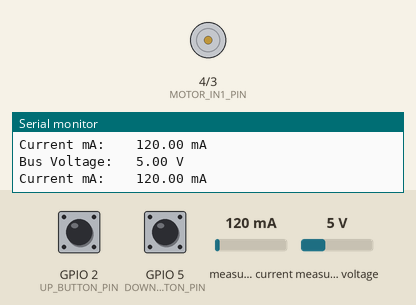
Simulated run of this program. Board: ESP32-C3. On the bench: motor-driver pin pairs drawn as motors (green arrow = first pin HIGH = forward, orange = second pin HIGH = backward, longer = more drive), the last lines printed to the serial monitor. Inputs (shaded band) come from the test bench; at power-on: GPIO 2 (UP_BUTTON_PIN) LOW, GPIO 5 (DOWN_BUTTON_PIN) LOW, measured current 120 mA, measured voltage 5 V.

Above: at 2.2 s.
2.3 s: GPIO 2 (UP_BUTTON_PIN) pulled HIGH for 0.15 s
At 3.3 s:
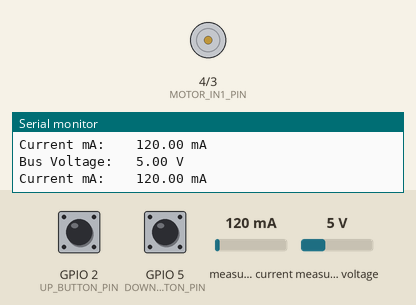
3.9 s: GPIO 5 (DOWN_BUTTON_PIN) pulled HIGH for 0.15 s
At 5.0 s:
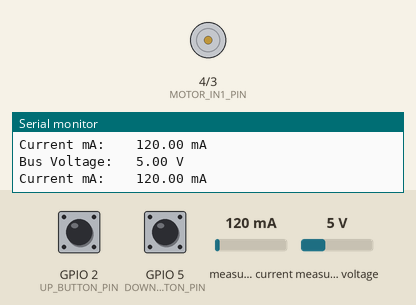
5.5 s: GPIO 5 (DOWN_BUTTON_PIN) pulled HIGH for 3.2 s
At 6.5 s:
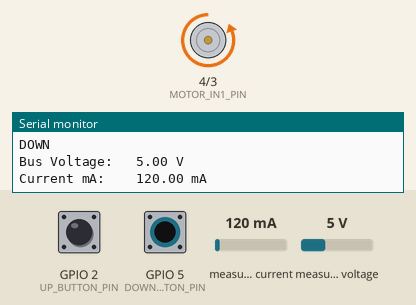
10.2 s: GPIO 2 (UP_BUTTON_PIN) pulled HIGH for 3.2 s
At 11.4 s:
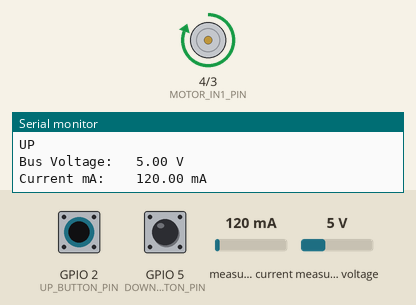
Timing chart, 0 to 14.9 s (numbered marks = the images above; inputs shaded):
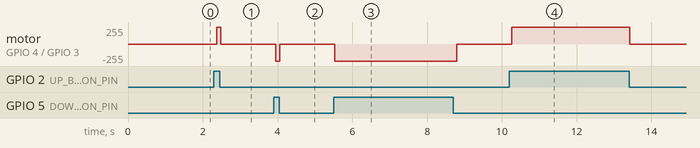

Measured:
- after the input at 2.3 s, motor on GPIO 4 (MOTOR_IN1_PIN) / GPIO 3 (MOTOR_IN2_PIN): stopped → forward 255/255 after 0.07 s, → stopped 0.11 s later
- after the input at 3.9 s, motor on GPIO 4 (MOTOR_IN1_PIN) / GPIO 3 (MOTOR_IN2_PIN): stopped → backward 255/255 after 0.05 s, → stopped 0.11 s later
- after the input at 5.5 s, motor on GPIO 4 (MOTOR_IN1_PIN) / GPIO 3 (MOTOR_IN2_PIN): stopped → backward 255/255 at once, → stopped 3.3 s later
- after the input at 10.2 s, motor on GPIO 4 (MOTOR_IN1_PIN) / GPIO 3 (MOTOR_IN2_PIN): stopped → forward 255/255 after 0.07 s, → stopped 3.2 s later

The program:

main.cpp
```cpp
#include <Arduino.h>
#include <Wire.h>
#include <Adafruit_INA219.h>

// Button pins
#define UP_BUTTON_PIN 2
#define DOWN_BUTTON_PIN 5

// Motor pins
#define MOTOR_IN1_PIN 4
#define MOTOR_IN2_PIN 3
#define MOTOR_PWM_CHANNEL1 0
#define MOTOR_PWM_CHANNEL2 1

// INA219 pins
#define INA219_SDA_PIN 6
#define INA219_SCL_PIN 7

bool motorStalled = false;
Adafruit_INA219 ina219;

enum MotorDirection {
  UP,
  DOWN,
  COAST,
  BREAK,
};

void setMotor(byte speed, MotorDirection direction) {
  if (speed < 0) {
    speed = 0;
  }
  if (speed > 255) {
    speed = 255;
  }
  switch (direction) {
    case UP:
      ledcWrite(MOTOR_PWM_CHANNEL1, speed);
      ledcWrite(MOTOR_PWM_CHANNEL2, 0);
      break;
    case DOWN:
      ledcWrite(MOTOR_PWM_CHANNEL2, speed);
      ledcWrite(MOTOR_PWM_CHANNEL1, 0);
      break;
    case COAST:
      ledcWrite(MOTOR_PWM_CHANNEL1, 0);
      ledcWrite(MOTOR_PWM_CHANNEL2, 0);
      break;
    case BREAK:
      ledcWrite(MOTOR_PWM_CHANNEL1, 255);
      ledcWrite(MOTOR_PWM_CHANNEL2, 255);
      break;
  }
}


void setup() {
  // Initialize serial communication
  Serial.begin(115200);
  while (!Serial) {
    delay(10);
  }
  // Initialize pins
  pinMode(UP_BUTTON_PIN, INPUT);
  pinMode(DOWN_BUTTON_PIN, INPUT);
  pinMode(MOTOR_IN1_PIN, OUTPUT);
  pinMode(MOTOR_IN2_PIN, OUTPUT);
  ledcSetup(MOTOR_PWM_CHANNEL1, 2000, 8);
  ledcSetup(MOTOR_PWM_CHANNEL2, 2000, 8);
  ledcAttachPin(MOTOR_IN1_PIN, MOTOR_PWM_CHANNEL1);
  ledcAttachPin(MOTOR_IN2_PIN, MOTOR_PWM_CHANNEL2);
  Wire.begin(INA219_SDA_PIN, INA219_SCL_PIN);

  delay(1000);
  if (!ina219.begin()) {
    Serial.println("Failed to find INA219 chip");
    while (true) {
      delay(10);
    }
  }
  Serial.println("Found INA219. Setup done!");
}

void loop() {
  if (ina219.getCurrent_mA() > 200) {
    motorStalled = true;
    Serial.print("Bus Voltage:   "); Serial.print(ina219.getBusVoltage_V()); Serial.println(" V");
    Serial.print("Current mA:    "); Serial.print(ina219.getCurrent_mA()); Serial.println(" mA");
  }

  if(!motorStalled) {
    if (digitalRead(UP_BUTTON_PIN) == HIGH) {
    setMotor(255, UP);
    Serial.println("UP");
    }
    if (digitalRead(DOWN_BUTTON_PIN) == HIGH) {
      setMotor(255, DOWN);
      Serial.println("DOWN");
    }

    if (digitalRead(UP_BUTTON_PIN) == LOW && digitalRead(DOWN_BUTTON_PIN) == LOW) {
      setMotor(0, COAST);
    }
  }
  else {
    setMotor(0, COAST);
  }

  Serial.print("Bus Voltage:   "); Serial.print(ina219.getBusVoltage_V()); Serial.println(" V");
  Serial.print("Current mA:    "); Serial.print(ina219.getCurrent_mA()); Serial.println(" mA");
  delay(100);

}
```
